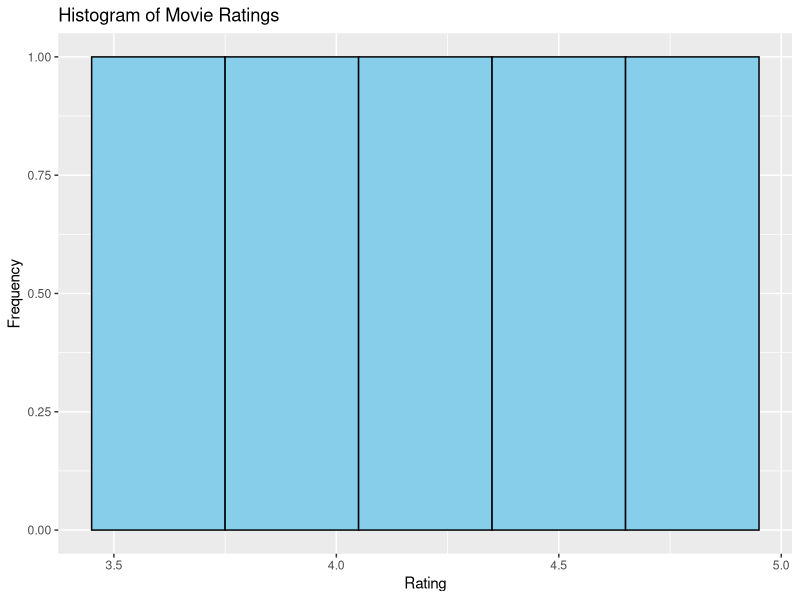

Write R code to recreate this figure.
library(ggplot2)

movie <- data.frame(
  Movie_ID=c(1,2,3,4,5),
  Genre=c("Action","Comedy","Drama","Action","Comedy"),
  Rating=c(4.5,3.8,4.2,4.7,3.5),
  Duration=c(120,90,140,130,95)
)

ggplot(movie,aes(x=Rating))+
  geom_histogram(binwidth=0.3,fill="skyblue",color="black")+
  labs(title="Histogram of Movie Ratings",
       x="Rating",
       y="Frequency")
